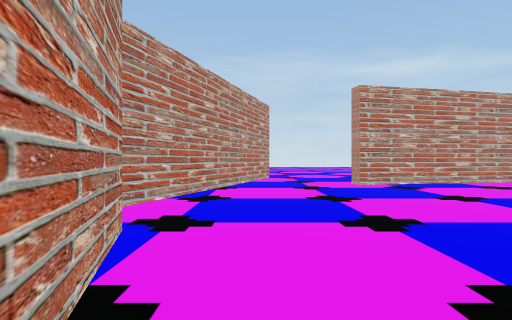
view 1 (above)

21 first-person views from a walk through a scene from a Unity 3-D project. The camera is 1.5 m above the floor, looks level and sees 75° across. The floor is counted in squares, 2 m on a side. Each view is taken from the middle of a square. On the plan, view 1 faces up. The plan holds only what a view shows up to about 11 squares ahead; the rest is blank. The place goes on beyond the plan. Some surface patterns are stand-ins.

view 2
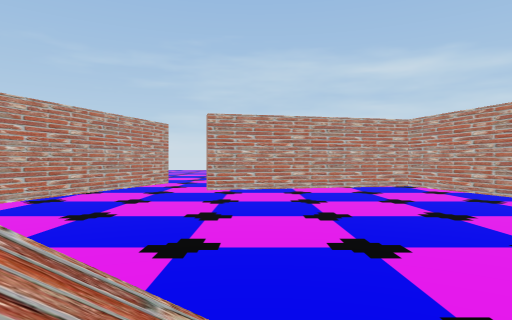

view 3
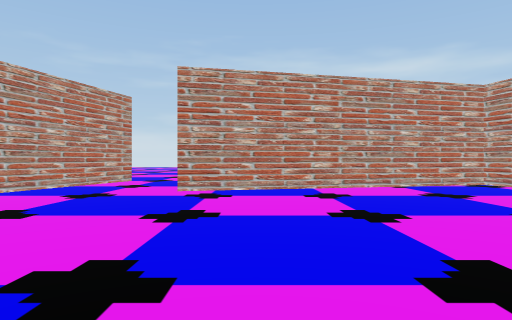

view 4
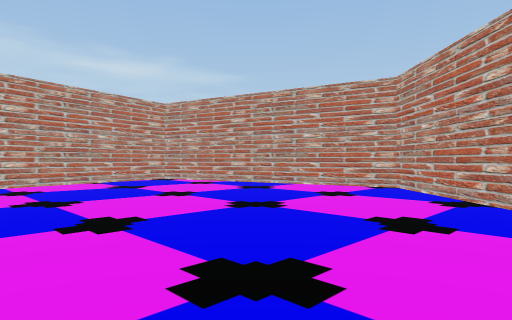

view 5
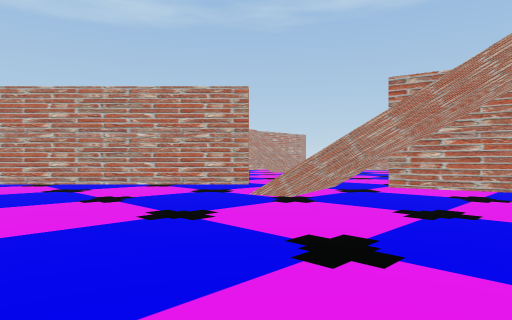

view 6
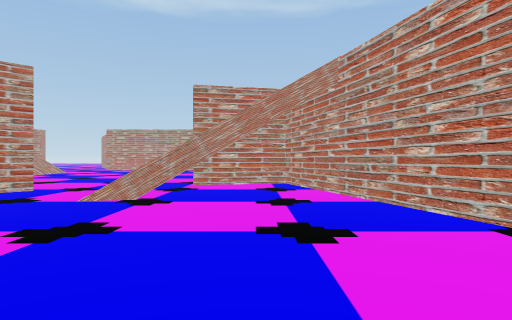

view 7
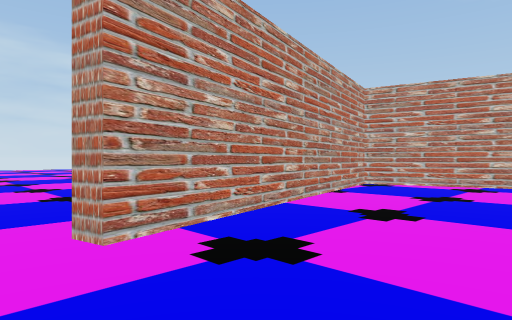

view 8
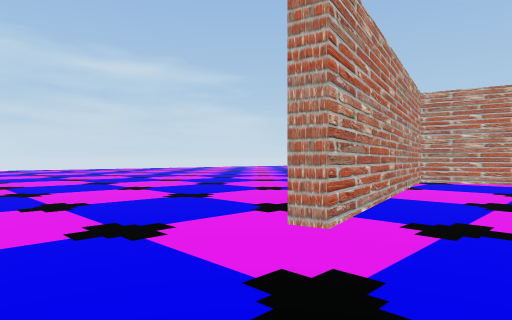

view 9
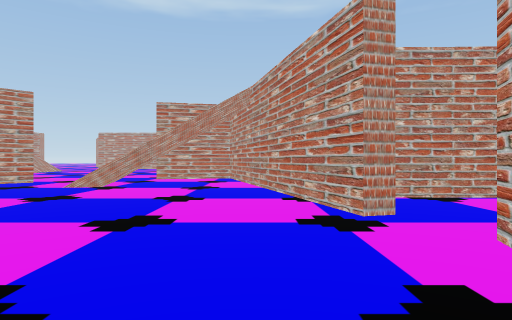

view 10
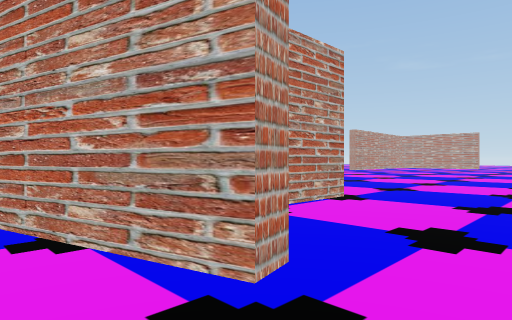

view 11
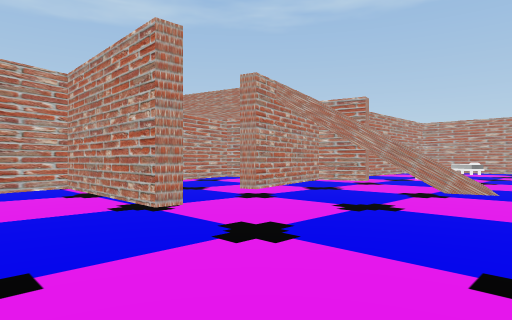

view 12
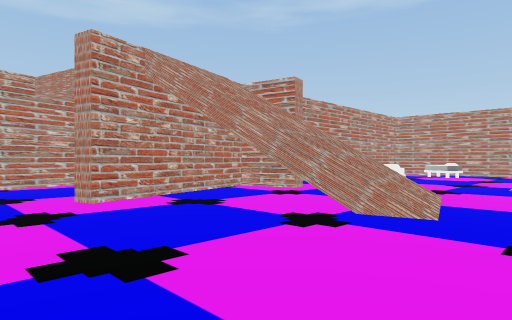

view 13
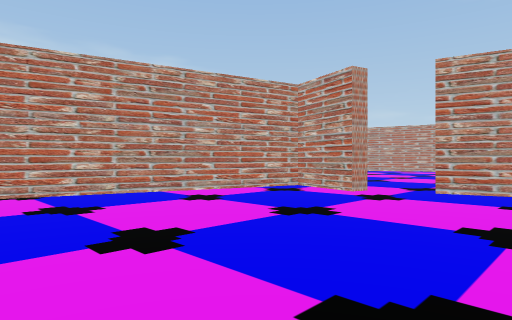

view 14
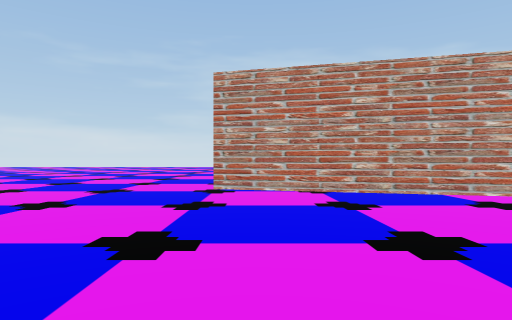

view 15
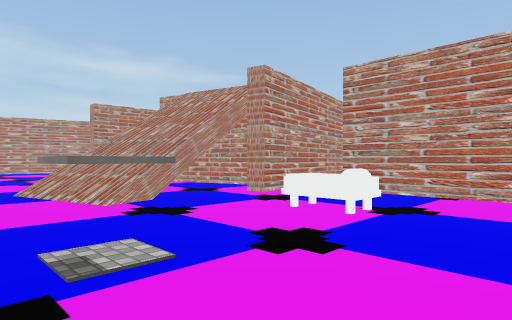

view 16
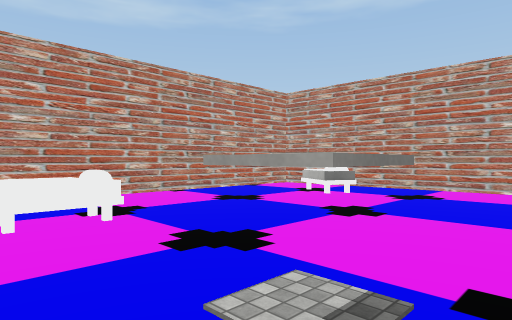

view 17
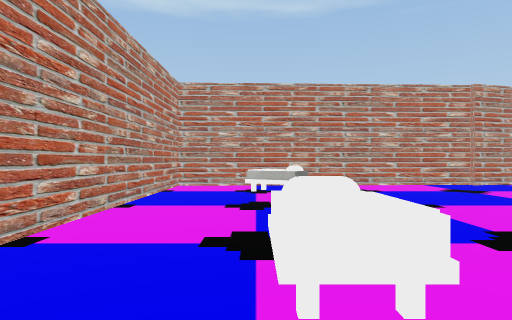

view 18
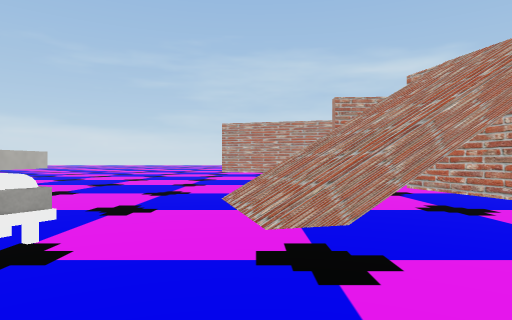

view 19
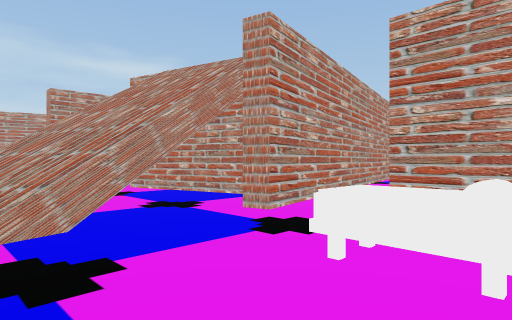

view 20
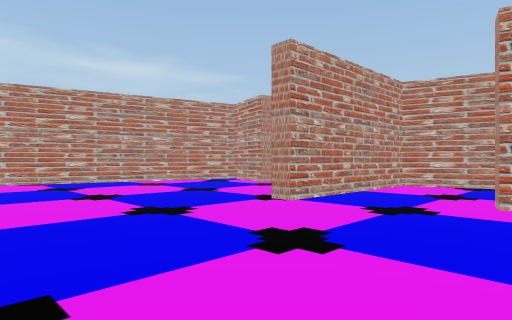

view 21
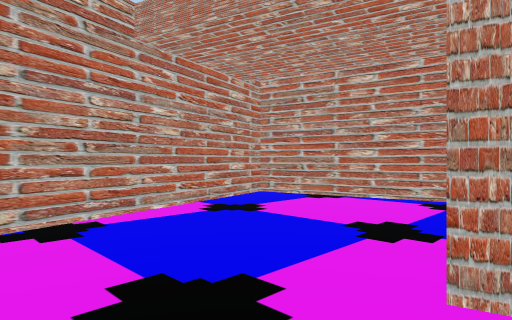

### Floor plan
Key: @ floor where view 1 was taken; # wall or solid block; x gap in a wall; . floor; / step, stairs or slope; O other object.
Columns run from 11 left of view 1 to 14 right of it. Each row starts with its distance up from view 1.
 13            #.....
 12           ##.....  #####
 11           #....#####...#
 10 x#        #....#.......##
  9 .####    ##.............#
  8 ....######..............#
  7 .........#..............#
  6 ........##..............##
  5 ........#................#
  4 .........................#
  3 .........#..............##
  2 .........##............##
  1 .....######...........##
  0 ..........#@.........##
 -1 ..........##... /...##
 -2 ......#....#..///..##
 -3 ......##...#../ /..#
 -4 ...#/..#...#... //..
 -5 ..////.#...#####. ...
 -6 ..////.#.##### .. ...
 -7 ..//#.####
 -8 O.......
 -9 .......#
-10 .O..OO.#
-11 .......#
-12 .......#
-13 .......#
-14 .......#
-15 .......#
-16 ....OO.#
-17 .......#
-18 ########

Where each view was taken, in squares from view 1:
view 1: 0 up, 0 right, facing up
view 2: 3 down, 5 right, facing up
view 3: 2 up, 5 right, facing up
view 4: 0 up, 5 right, facing up-right
view 5: 4 up, 0 right, facing down-right
view 6: 5 up, 2 right, facing down
view 7: 7 up, 2 right, facing up-right
view 8: 8 up, 0 right, facing up-right
view 9: 8 up, 0 right, facing down
view 10: 5 up, 0 right, facing down-left
view 11: 4 up, 11 left, facing down-right
view 12: 0 up, 11 left, facing down-right
view 13: 1 up, 10 left, facing up-right
view 14: 1 up, 10 left, facing up
view 15: 13 down, 11 left, facing up-right
view 16: 9 down, 11 left, facing down-right
view 17: 8 down, 6 left, facing down
view 18: 11 down, 9 left, facing up
view 19: 11 down, 9 left, facing up-right
view 20: 3 down, 11 left, facing up-right
view 21: 0 up, 5 left, facing down-right
